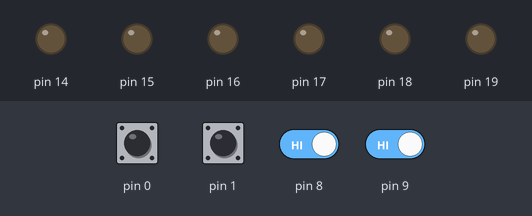
This sketch was run on a simulated Arduino Uno, built with avr-gcc and run on an emulated ATmega328P. Parts: output pins drawn as LEDs (lit = HIGH). Dashed ring = blinking. The test bench sets the inputs (shaded band); at power-on: pin 0, pin 1, pin 8, pin 9 HIGH.

Above: at 0.8 s.
0.9 s: pin 1 pulled LOW for 0.15 s
At 1.35 s:
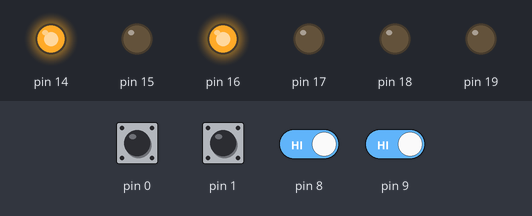
At 2.6 s:
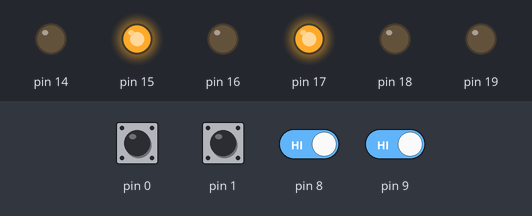
3.3 s: pin 8 driven LOW
At 4.65 s:
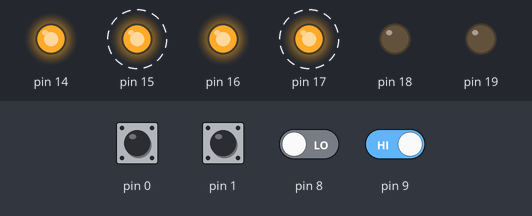
6.3 s: pin 0 pulled LOW for 0.15 s
At 6.75 s:
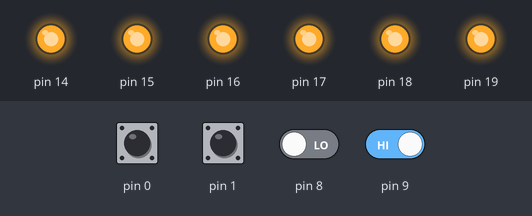
9.3 s: pin 9 driven LOW
12.3 s: pin 9 driven HIGH
15.3 s: pin 1 pulled LOW for 1 s
Timing chart, 0 to 19.3 s (numbered marks = the images above; inputs shaded):
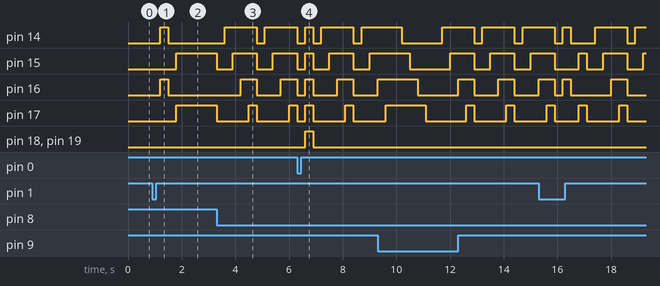

The sketch:

Exercicio_leds_corrigido.ino
```cpp
int main(){
  // Configura todos os pinos do PORTD e PORTB como entrada
  DDRD = 0;
  DDRB = 0;

  // Configura todos os pinos do PORTC como saída
  DDRC = 0b111111;

  // Habilita resistores de pull-up em PD0 e PD1 (Chaves A e B)
  PORTD |= ((1<<PD0)|(1<<PD1));

  // Garante que todos os LEDs estão apagados inicialmente
  PORTC = 0;

  while(true){

    //--------  Configurando a porta A ----------
    if(!(PIND & (1<< PD0))){
      PORTC = 0;
      _delay_ms(300);
      PORTC = 255;
      _delay_ms(300);
    }

    //--------  Configurando a porta b  ---------
    if(!(PIND & (1<< PD1))){
      PORTC = 0;
      _delay_ms(300);
      PORTC |= (1<<PC0) | (1<<PC2);
      _delay_ms(300);
      PORTC = 0;
      _delay_ms(300);
      PORTC |= (1<<PC1) | (1<<PC3);
      _delay_ms(300);
    }

    // -------- Configurando a porta C ----------
    if(!(PINB & (1<< PB0))){
      PORTC = 0;
      _delay_ms(300);
      PORTC |= (1<<PC0);
      _delay_ms(300);
      PORTC |= (1<<PC1);
      _delay_ms(300);
      PORTC |= (1<<PC2);
      _delay_ms(300);
      PORTC |= (1<<PC3);
      _delay_ms(300);
    }

    //  -------- Configurando a porta D ---------
    if(!(PINB & (1<< PB1))){
      PORTC |= (1<<PC1) | (1<<PC3)|(1<<PC0) | (1<<PC2);

      _delay_ms(300);
      PORTC &= ~(1<<PC0);
      _delay_ms(300);
      PORTC &= ~(1<<PC1);
      _delay_ms(300);
      PORTC &= ~(1<<PC2);
      _delay_ms(300);
      PORTC &= ~(1<<PC3);
      _delay_ms(300);

    }
  }
}
```

Measured:
- after the input at 0.9 s, pin 14, pin 16: LOW → HIGH after 0.30 s, → LOW 0.30 s later; pin 15, pin 17: LOW → HIGH after 0.90 s
- after the input at 3.3 s, pin 14: LOW → HIGH after 0.30 s, → LOW 1.2 s later, → HIGH 0.30 s later; pin 15: alternates HIGH for 0.90 s and LOW for 0.60 s, starting at once; pin 16: LOW → HIGH after 0.90 s, → LOW 0.60 s later, → HIGH 0.90 s later; pin 17: alternates HIGH for 0.30 s and LOW for 1.2 s, starting at once
- after the input at 6.3 s, pin 18, pin 19: LOW → HIGH after 0.30 s, → LOW 0.30 s later
